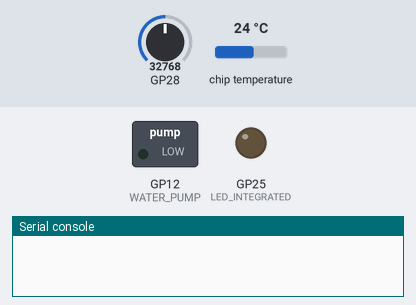
Simulated run of this program. Board: Raspberry Pi Pico running MicroPython. Shown: switched loads named in the program (green lamp = pin HIGH), output pins drawn as LEDs (lit = HIGH), the last lines printed to the serial console. Dashed ring = blinking. The test bench sets the inputs (shaded band); at power-on: GP28 = 32768, chip temperature 24 °C (analog values on the 0–65535 scale).

Above: at 0.01 s.
At 1.3 s:
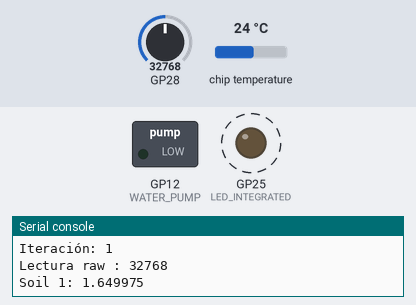
1.4 s: GP28 set to 26256
4.9 s: GP28 set to 24752
Timing chart, 0 to 15.6 s (numbered marks = the images above; inputs shaded):
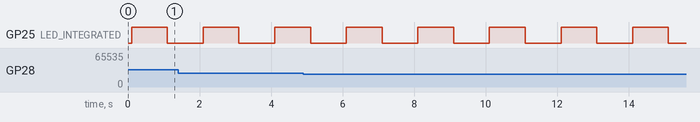

The program:

main.py
```python
from Models.RpiPico import RpiPico
from time import sleep

from machine import Pin

controller = RpiPico(debug=True)
controller.ledOn()

WATER_PUMP = Pin(12, Pin.OUT)
WATER_SENSOR = Pin(8, Pin.IN)

TIMEOUT_WATER_IRRIGATION = 5 # Tiempo de riego en segundos.
SOIL_MOSTURE_SENSOR1_MIN_VOLTAJE = 2 # Valor mínimo de voltaje para activar motor de riego.
SOIL_MOSTURE_SENSOR2_MIN_VOLTAJE = 2 # Valor mínimo de voltaje para activar motor de riego.


def check_water():
    return bool(WATER_SENSOR.value())

def soil_moisture_correct():
    soil_read_1 = controller.readAnalogInput(28)
    #soil_read_2 = controller.readAnalogInput(26)
    #print(soil_read_1, soil_read_2)
    print('Soil 1:', soil_read_1)

    if soil_read_1 > SOIL_MOSTURE_SENSOR2_MIN_VOLTAJE:
        return False

    return True

def water_pump():
    if check_water():
        print('REGANDO')
        WATER_PUMP.value(1)
        sleep(TIMEOUT_WATER_IRRIGATION)
        WATER_PUMP.value(0)
    else:
        print('NO HAY AGUA')


def loop():
    controller.ledOn()

    # Compruebo ambos sensores, en caso de uno faltarle agua activar motor.
    if not soil_moisture_correct():
        water_pump()

    sleep(1)
    controller.ledOff()
    sleep(1)

it = 0

while True:
    try:
        it += 1
        print('Iteración:', it)
        loop()
    except Exception as e:
        print('Error en el loop', e)
        WATER_PUMP.value(0)
```

RpiPico.py
```python
from machine import ADC, Pin
from time import sleep


class RpiPico():
    INTEGRATED_TEMP_CORRECTION = 27  # Temperatura interna para corregir lecturas
    adc_voltage_correction = 0.706
    voltage_working = 3.3

    max = 0
    min = 0
    avg = 0
    current = 0
    locked = False

    def __init__(self, debug=False):

        self.DEBUG = debug

        self.TEMP_SENSOR = ADC(4)  # Sensor interno de raspberry pi pico.

        # Definición de GPIO
        self.LED_INTEGRATED = Pin(25, Pin.OUT)

        # 16bits factor de conversión, aunque la lectura real en raspberry pi pico es de 12bits.
        self.adc_conversion_factor = self.voltage_working / 65535

        # Realizo primera lectura de temperatura para inicializar variables y no comenzar a evaluar con 0 en estadísticas.
        sleep(0.100)
        self.resetStats()

    def resetStats(self, temp=None):
        """Reset Statistics"""

        temp = temp if temp else self.readSensorTemp()
        self.max = temp
        self.min = temp
        self.avg = temp
        self.current = temp

    def readSensorTemp(self):
        if self.locked:
            return self.current

        reading = (self.TEMP_SENSOR.read_u16() * self.adc_conversion_factor) - \
            self.adc_voltage_correction

        value = self.INTEGRATED_TEMP_CORRECTION - reading / 0.001721  # Formula given in RP2040 Datasheet

        cpu_temp = round(float(value), 1)
        self.current = cpu_temp

        # Estadísticas
        if cpu_temp > self.max:
            self.max = cpu_temp
        if cpu_temp < self.min:
            self.min = cpu_temp

        self.avg_cpu_temp = round(float((self.avg + cpu_temp) / 2), 1)

        return round(float(cpu_temp), 1)

    def getTemp(self):
        cpu_temp = self.readSensorTemp()

        return round(float(cpu_temp), 1)

    def ledOn(self):
        self.LED_INTEGRATED.on()

    def ledOff(self):
        self.LED_INTEGRATED.off()

    def getStats(self):
        """ Get Statistics formated as a dictionary"""

        return {
            'max': round(float(self.max), 1),
            'min': round(float(self.min), 1),
            'avg': round(float(self.avg), 1),
            'current': round(float(self.current), 1)
        }

    def readAnalogInput(self, pin):
        """
        Read analog value from pin
        Lectura del ADC a 16 bits (12bits en raspberry pi pico, traducido a 16bits)
        """

        reading = ADC(pin).read_u16()

        print("Lectura raw :", reading)

        #print("Lectura pin :" + str(pin))

        #readingParse = ((reading - self.adc_voltage_correction)
        #                * self.adc_conversion_factor)
        #print("Lectura pin :" + str(pin),
        #      (reading / 65535) * self.voltage_working)

        #print("Lectura parseada: " + str(readingParse))

        #print("raw: " + str(reading))
        #print("adc_voltage_correction: " + str(self.adc_voltage_correction))

        #print("voltaje: " + str(self.voltage_working -
        #                        ((reading / 65535) * self.voltage_working)))

        return self.voltage_working - ((reading / 65535) * self.voltage_working)
        # return (reading / 65535) * self.voltage_working
```

Measured:
- by itself, GP25 (LED_INTEGRATED): alternates HIGH for 1.0 s and LOW for 1.0 s
